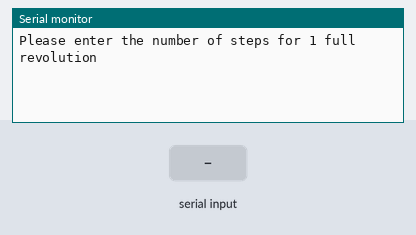
Bench run of a sketch on a simulated Arduino Uno, built with avr-gcc and run on an emulated ATmega328P. On the bench: the last lines printed to the serial monitor. The test bench sets the inputs (shaded band).

Above: at 0.8 s.
0.9 s: "90,45,200\n" received over Serial
At 1.7 s:
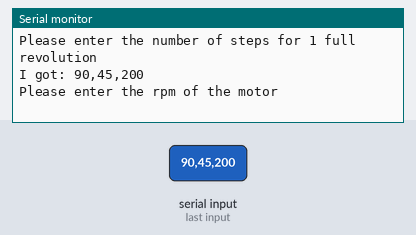
2.4 s: "30,150,10\n" received over Serial
At 2.8 s:
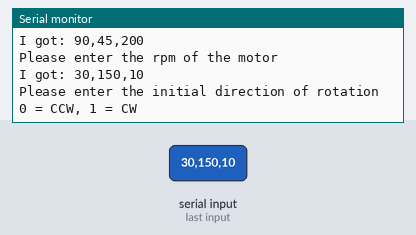
3.9 s: "90,45\n" received over Serial
At 5.1 s:
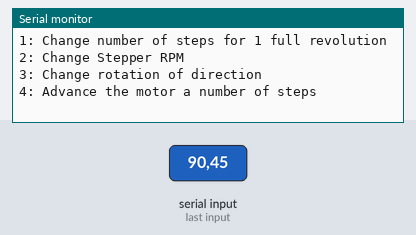
5.4 s: "30,150\n" received over Serial
At 5.51 s:
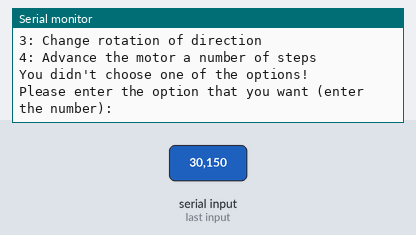
6.9 s: "1\n" received over Serial
At 8.1 s:
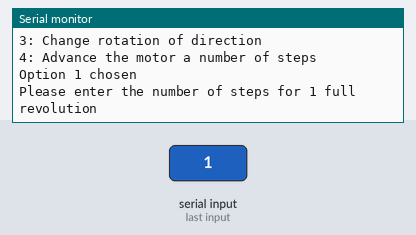
8.4 s: "90,45,200,10\n" received over Serial
At 8.5 s:
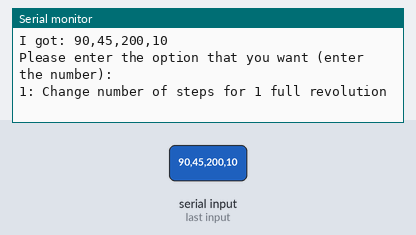

Measured:
- after the input at 0.9 s, the serial monitor: prints a new line at once (image 1)
- after the input at 2.4 s, the serial monitor: prints a new line at once (image 2)
- after the input at 3.9 s, the serial monitor: prints a new line at once (image 3)
- after the input at 5.4 s, the serial monitor: prints a new line at once (image 4)
- after the input at 6.9 s, the serial monitor: prints a new line at once (image 5)
- after the input at 8.4 s, the serial monitor: prints a new line at once (image 6)

The sketch:

Lab5Task1.ino
```cpp
/**
 *  \author Anurag Kumar
 *  \file Lab5Task1.ino
 *  \brief The code to accomplish task 1 of Lab 5 in EE 3420
 *  	   of summer 2020
 */

#include <Stepper.h>
//#define STEPS 2048
//Stepper small_stepper(STEPS, 8, 10, 9, 11);
String inputString("");
int inputSteps(0);
int inputSpeed(0);
bool inputDirection(0);
int inputvar(0);
Stepper* small_stepper; // a stepper object pointer

/**
 *  \brief the setup function
 *
 *  \details this function controls the initialization of the
 *  		 first stepper motor control object, based on the
 *  		 user input
 */
void setup() {
  // put your setup code here, to run once:
  Serial.begin(9600);
  Serial.println("Please enter the number of steps for 1 full revolution");
  while (!Serial.available()) {}
  if (Serial.available() > 0) {
    inputString = Serial.readStringUntil('\n');
    Serial.print("I got: ");
    Serial.println(inputString);
    inputSteps = inputString.toInt();
  }
  Serial.println("Please enter the rpm of the motor");
  while (!Serial.available()) {}
  if (Serial.available() > 0) {
    inputString = Serial.readStringUntil('\n');
    Serial.print("I got: ");
    Serial.println(inputString);
    inputSpeed = inputString.toInt();
  }

  Serial.println("Please enter the initial direction of rotation 0 = CCW, 1 = CW");
  while (!Serial.available()) {}
  if (Serial.available() > 0) {
    inputString = Serial.readStringUntil('\n');
    Serial.print("I got: ");
    Serial.println(inputString);
    inputDirection = inputString.toInt();
  }
  small_stepper = new Stepper(inputSteps, 8, 10, 9, 11);
  small_stepper->setSpeed(inputSpeed);

}

/**
 *  \brief main loop of the function
 *
 *  \details This loop handles getting the user input, and changing the
 *  		 the number of steps, rpm, and direction of the motor after
 *  		 initialization, as well as the actual operation of the motor
 */
void loop() {
  // put your main code here, to run repeatedly:
  Serial.println("Please enter the option that you want (enter the number): ");
  Serial.println("1: Change number of steps for 1 full revolution");
  Serial.println("2: Change Stepper RPM");
  Serial.println("3: Change rotation of direction");
  Serial.println("4: Advance the motor a number of steps");

  while (!Serial.available()) {}
  if (Serial.available() > 0) {
    inputString = Serial.readStringUntil('\n');
    inputvar = inputString.toInt();
  }
  Stepper* tmp;

  switch (inputvar) {
    case 1:
      Serial.println("Option 1 chosen");
      Serial.println("Please enter the number of steps for 1 full revolution");
      while (!Serial.available()) {}
      if (Serial.available() > 0) {
        inputString = Serial.readStringUntil('\n');
        Serial.print("I got: ");
        Serial.println(inputString);
        inputSteps = inputString.toInt();
      }
	  //need to do this to avoid memory leaks
      tmp = small_stepper;
      delete tmp; tmp = 0;
      small_stepper = new Stepper(inputSteps, 8, 9, 10, 11);
      small_stepper->setSpeed(inputSpeed);
      break;
    case 2:
      Serial.println("Option 2 chosen");
      Serial.println("Please enter the rpm of the motor");
      while (!Serial.available()) {}
      if (Serial.available() > 0) {
        inputString = Serial.readStringUntil('\n');
        Serial.print("I got: ");
        Serial.println(inputString);
        inputSpeed = inputString.toInt();
      }
      small_stepper->setSpeed(inputSpeed);
      break;
    case 3:
      Serial.println("Option 3 chosen");
      Serial.println("Please enter the direction of rotation 0 = CCW, 1 = CW");
      while (!Serial.available()) {}
      if (Serial.available() > 0) {
        inputString = Serial.readStringUntil('\n');
        Serial.print("I got: ");
        Serial.println(inputString);
        inputDirection = inputString.toInt();
      }
      break;
    case 4:
      Serial.println("Option 4 chosen");
      Serial.println("Please enter the number of steps to rotate the motor");
      while (!Serial.available()) {}
      if (Serial.available() > 0) {
        inputString = Serial.readStringUntil('\n');
        Serial.print("I got: ");
        Serial.println(inputString);
        inputSteps = inputString.toInt();
      }
      (inputDirection) ? small_stepper->step(-inputSteps) : small_stepper->step(inputSteps);
      break;
    default:
      Serial.println("You didn't choose one of the options!");
  }

}
```
